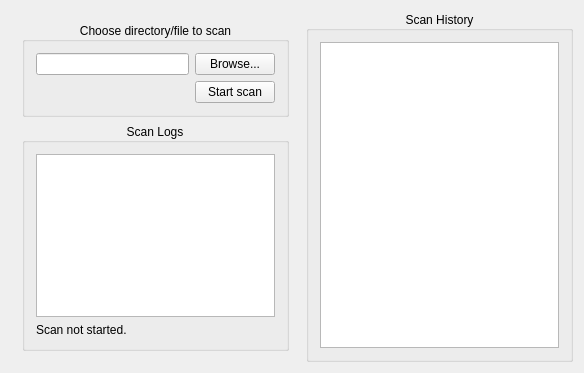
<?xml version="1.0" encoding="UTF-8"?>
<ui version="4.0">
 <class>GUIClass</class>
 <widget class="QWidget" name="GUIClass">
  <property name="geometry">
   <rect>
    <x>0</x>
    <y>0</y>
    <width>584</width>
    <height>373</height>
   </rect>
  </property>
  <property name="sizePolicy">
   <sizepolicy hsizetype="Expanding" vsizetype="Expanding">
    <horstretch>0</horstretch>
    <verstretch>0</verstretch>
   </sizepolicy>
  </property>
  <property name="windowTitle">
   <string>GUI</string>
  </property>
  <layout class="QHBoxLayout" name="horizontalLayout">
   <item>
    <widget class="QWidget" name="widget" native="true">
     <property name="sizePolicy">
      <sizepolicy hsizetype="Expanding" vsizetype="Preferred">
       <horstretch>0</horstretch>
       <verstretch>0</verstretch>
      </sizepolicy>
     </property>
     <layout class="QVBoxLayout" name="verticalLayout_2">
      <item>
       <widget class="QGroupBox" name="scanInput">
        <property name="sizePolicy">
         <sizepolicy hsizetype="Preferred" vsizetype="Fixed">
          <horstretch>0</horstretch>
          <verstretch>0</verstretch>
         </sizepolicy>
        </property>
        <property name="title">
         <string>Choose directory/file to scan</string>
        </property>
        <property name="alignment">
         <set>Qt::AlignmentFlag::AlignCenter</set>
        </property>
        <layout class="QGridLayout" name="gridLayout">
         <item row="1" column="1">
          <widget class="QPushButton" name="scanButton">
           <property name="text">
            <string>Start scan</string>
           </property>
          </widget>
         </item>
         <item row="0" column="1">
          <widget class="QPushButton" name="browseButton">
           <property name="text">
            <string>Browse...</string>
           </property>
          </widget>
         </item>
         <item row="0" column="0">
          <widget class="QLineEdit" name="linePath"/>
         </item>
        </layout>
       </widget>
      </item>
      <item>
       <widget class="QGroupBox" name="logGroup">
        <property name="sizePolicy">
         <sizepolicy hsizetype="Preferred" vsizetype="Expanding">
          <horstretch>0</horstretch>
          <verstretch>0</verstretch>
         </sizepolicy>
        </property>
        <property name="title">
         <string>Scan Logs</string>
        </property>
        <property name="alignment">
         <set>Qt::AlignmentFlag::AlignCenter</set>
        </property>
        <layout class="QVBoxLayout" name="verticalLayout">
         <item>
          <widget class="QListWidget" name="logWidget">
           <property name="enabled">
            <bool>true</bool>
           </property>
          </widget>
         </item>
         <item>
          <widget class="QLabel" name="statusLabel">
           <property name="text">
            <string>Scan not started.</string>
           </property>
          </widget>
         </item>
        </layout>
       </widget>
      </item>
     </layout>
    </widget>
   </item>
   <item>
    <widget class="QGroupBox" name="historyGroup">
     <property name="sizePolicy">
      <sizepolicy hsizetype="Expanding" vsizetype="Preferred">
       <horstretch>0</horstretch>
       <verstretch>0</verstretch>
      </sizepolicy>
     </property>
     <property name="title">
      <string>Scan History</string>
     </property>
     <property name="alignment">
      <set>Qt::AlignmentFlag::AlignCenter</set>
     </property>
     <layout class="QVBoxLayout" name="verticalLayout_3">
      <item>
       <widget class="QListWidget" name="listHistory"/>
      </item>
     </layout>
    </widget>
   </item>
  </layout>
 </widget>
 <layoutdefault spacing="6" margin="11"/>
 <resources>
  <include location="gui.qrc"/>
 </resources>
 <connections/>
</ui>
